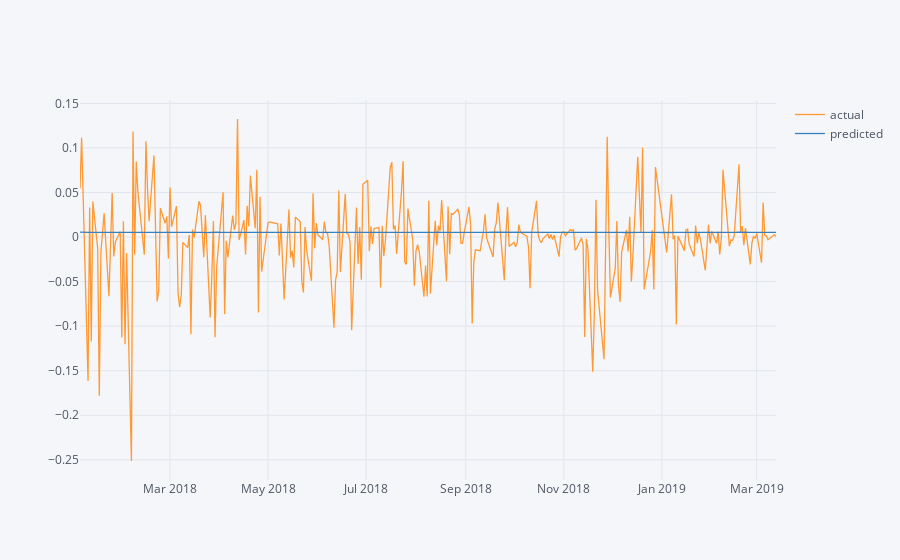

The cell this chart's notebook holds for it:
### Code cell
# 実際のBTC_USDの変化率と予測結果（2018-01-4から2019-03-13まで）
pd.DataFrame({
    "actual": test_y["close_btc"],
    "predicted": model.predict(test_x).reshape(1, -1)[0]
}).iplot()

### Figure 1 — Plotly figure (JSON) as saved in the notebook; plotly's stock layout.template omitted (floating-point values rounded to 4 significant figures; data arrays with more than 128 entries replaced by an {"elided": "..."} marker saying what was removed)
{"data": [{"line": {"color": "rgba(255, 153, 51, 1.0)", "dash": "solid", "shape": "linear", "width": 1.3}, "mode": "lines", "name": "actual", "text": "", "type": "scatter", "uid": "ffa0e2d6-1ee7-4456-a6e2-770a5a2eb6da", "x": {"elided": "293 str values"}, "y": {"elided": "293 float values"}}, {"line": {"color": "rgba(55, 128, 191, 1.0)", "dash": "solid", "shape": "linear", "width": 1.3}, "mode": "lines", "name": "predicted", "text": "", "type": "scatter", "uid": "07b04dd0-e943-44ae-890d-c966a50b3610", "x": {"elided": "293 str values"}, "y": {"elided": "293 float values"}}], "layout": {"autosize": true, "legend": {"bgcolor": "#F5F6F9", "font": {"color": "#4D5663"}}, "paper_bgcolor": "#F5F6F9", "plot_bgcolor": "#F5F6F9", "title": {"font": {"color": "#4D5663"}}, "xaxis": {"autorange": true, "gridcolor": "#E1E5ED", "range": ["2018-01-04", "2019-03-13"], "showgrid": true, "tickfont": {"color": "#4D5663"}, "title": {"font": {"color": "#4D5663"}, "text": ""}, "type": "date", "zerolinecolor": "#E1E5ED"}, "yaxis": {"autorange": true, "gridcolor": "#E1E5ED", "range": [-0.2727, 0.1537], "showgrid": true, "tickfont": {"color": "#4D5663"}, "title": {"font": {"color": "#4D5663"}, "text": ""}, "type": "linear", "zerolinecolor": "#E1E5ED"}}}
